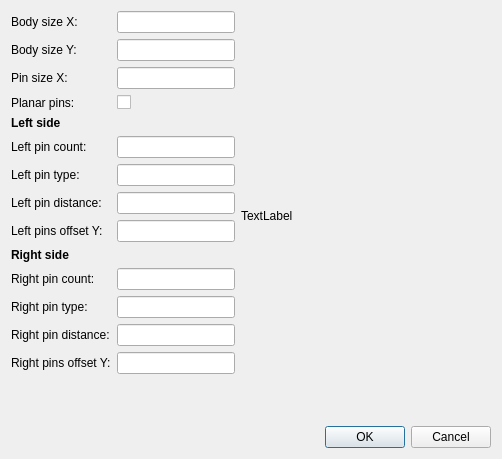
<?xml version="1.0" encoding="UTF-8"?>
<ui version="4.0">
 <class>SdDMasterPartDoubleSide</class>
 <widget class="QDialog" name="SdDMasterPartDoubleSide">
  <property name="geometry">
   <rect>
    <x>0</x>
    <y>0</y>
    <width>502</width>
    <height>459</height>
   </rect>
  </property>
  <property name="windowTitle">
   <string>Dialog</string>
  </property>
  <layout class="QVBoxLayout" name="verticalLayout">
   <item>
    <layout class="QHBoxLayout" name="horizontalLayout">
     <item>
      <layout class="QFormLayout" name="formLayout">
       <item row="0" column="0">
        <widget class="QLabel" name="label">
         <property name="text">
          <string>Body size X:</string>
         </property>
        </widget>
       </item>
       <item row="0" column="1">
        <widget class="QLineEdit" name="mBodySizeX"/>
       </item>
       <item row="1" column="0">
        <widget class="QLabel" name="label_2">
         <property name="text">
          <string>Body size Y:</string>
         </property>
        </widget>
       </item>
       <item row="1" column="1">
        <widget class="QLineEdit" name="mBodySizeY"/>
       </item>
       <item row="2" column="0">
        <widget class="QLabel" name="label_3">
         <property name="text">
          <string>Pin size X:</string>
         </property>
        </widget>
       </item>
       <item row="2" column="1">
        <widget class="QLineEdit" name="mPinSizeX"/>
       </item>
       <item row="4" column="0">
        <widget class="QLabel" name="label_12">
         <property name="font">
          <font>
           <weight>75</weight>
           <bold>true</bold>
          </font>
         </property>
         <property name="text">
          <string>Left side</string>
         </property>
        </widget>
       </item>
       <item row="5" column="0">
        <widget class="QLabel" name="label_4">
         <property name="text">
          <string>Left pin count:</string>
         </property>
        </widget>
       </item>
       <item row="5" column="1">
        <widget class="QLineEdit" name="mLeftPinCount"/>
       </item>
       <item row="6" column="0">
        <widget class="QLabel" name="label_5">
         <property name="text">
          <string>Left pin type:</string>
         </property>
        </widget>
       </item>
       <item row="6" column="1">
        <widget class="QLineEdit" name="mLeftPinType"/>
       </item>
       <item row="7" column="0">
        <widget class="QLabel" name="label_6">
         <property name="text">
          <string>Left pin distance:</string>
         </property>
        </widget>
       </item>
       <item row="7" column="1">
        <widget class="QLineEdit" name="mLeftPinDistance"/>
       </item>
       <item row="8" column="0">
        <widget class="QLabel" name="label_7">
         <property name="text">
          <string>Left pins offset Y:</string>
         </property>
        </widget>
       </item>
       <item row="8" column="1">
        <widget class="QLineEdit" name="mLeftPinOffsetY"/>
       </item>
       <item row="9" column="0">
        <widget class="QLabel" name="label_13">
         <property name="font">
          <font>
           <weight>75</weight>
           <bold>true</bold>
          </font>
         </property>
         <property name="text">
          <string>Right side</string>
         </property>
        </widget>
       </item>
       <item row="10" column="0">
        <widget class="QLabel" name="label_8">
         <property name="text">
          <string>Right pin count:</string>
         </property>
        </widget>
       </item>
       <item row="10" column="1">
        <widget class="QLineEdit" name="mRightPinCount"/>
       </item>
       <item row="11" column="0">
        <widget class="QLabel" name="label_11">
         <property name="text">
          <string>Right pin type:</string>
         </property>
        </widget>
       </item>
       <item row="11" column="1">
        <widget class="QLineEdit" name="mRightPinType"/>
       </item>
       <item row="12" column="0">
        <widget class="QLabel" name="label_10">
         <property name="text">
          <string>Right pin distance:</string>
         </property>
        </widget>
       </item>
       <item row="12" column="1">
        <widget class="QLineEdit" name="mRightPinDistance"/>
       </item>
       <item row="13" column="0">
        <widget class="QLabel" name="label_9">
         <property name="text">
          <string>Right pins offset Y:</string>
         </property>
        </widget>
       </item>
       <item row="13" column="1">
        <widget class="QLineEdit" name="mRightPinOffsetY"/>
       </item>
       <item row="3" column="0">
        <widget class="QLabel" name="label_14">
         <property name="text">
          <string>Planar pins:</string>
         </property>
        </widget>
       </item>
       <item row="3" column="1">
        <widget class="QCheckBox" name="mPlanar">
         <property name="text">
          <string/>
         </property>
        </widget>
       </item>
      </layout>
     </item>
     <item>
      <widget class="QLabel" name="mPreview">
       <property name="minimumSize">
        <size>
         <width>250</width>
         <height>250</height>
        </size>
       </property>
       <property name="text">
        <string>TextLabel</string>
       </property>
      </widget>
     </item>
    </layout>
   </item>
   <item>
    <widget class="QDialogButtonBox" name="buttonBox">
     <property name="orientation">
      <enum>Qt::Horizontal</enum>
     </property>
     <property name="standardButtons">
      <set>QDialogButtonBox::Cancel|QDialogButtonBox::Ok</set>
     </property>
    </widget>
   </item>
  </layout>
 </widget>
 <resources/>
 <connections>
  <connection>
   <sender>buttonBox</sender>
   <signal>accepted()</signal>
   <receiver>SdDMasterPartDoubleSide</receiver>
   <slot>accept()</slot>
   <hints>
    <hint type="sourcelabel">
     <x>248</x>
     <y>254</y>
    </hint>
    <hint type="destinationlabel">
     <x>157</x>
     <y>274</y>
    </hint>
   </hints>
  </connection>
  <connection>
   <sender>buttonBox</sender>
   <signal>rejected()</signal>
   <receiver>SdDMasterPartDoubleSide</receiver>
   <slot>reject()</slot>
   <hints>
    <hint type="sourcelabel">
     <x>316</x>
     <y>260</y>
    </hint>
    <hint type="destinationlabel">
     <x>286</x>
     <y>274</y>
    </hint>
   </hints>
  </connection>
 </connections>
</ui>
